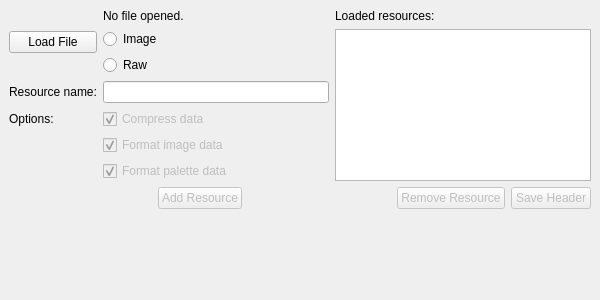
<?xml version="1.0" encoding="UTF-8"?>
<ui version="4.0">
 <class>MainWindow</class>
 <widget class="QMainWindow" name="MainWindow">
  <property name="geometry">
   <rect>
    <x>0</x>
    <y>0</y>
    <width>600</width>
    <height>300</height>
   </rect>
  </property>
  <property name="windowTitle">
   <string>Header file generator</string>
  </property>
  <widget class="QWidget" name="centralwidget">
   <property name="maximumSize">
    <size>
     <width>600</width>
     <height>300</height>
    </size>
   </property>
   <property name="layoutDirection">
    <enum>Qt::LeftToRight</enum>
   </property>
   <layout class="QGridLayout" name="gridLayout">
    <item row="0" column="1">
     <widget class="QLabel" name="lbl_opened_file">
      <property name="text">
       <string>No file opened.</string>
      </property>
     </widget>
    </item>
    <item row="1" column="1">
     <widget class="QRadioButton" name="radioBtn_image">
      <property name="text">
       <string>Image</string>
      </property>
     </widget>
    </item>
    <item row="4" column="1">
     <widget class="QCheckBox" name="chbx_compress">
      <property name="enabled">
       <bool>false</bool>
      </property>
      <property name="text">
       <string>Compress data</string>
      </property>
      <property name="checked">
       <bool>true</bool>
      </property>
     </widget>
    </item>
    <item row="5" column="1">
     <widget class="QCheckBox" name="chbx_format_img">
      <property name="enabled">
       <bool>false</bool>
      </property>
      <property name="text">
       <string>Format image data</string>
      </property>
      <property name="checked">
       <bool>true</bool>
      </property>
     </widget>
    </item>
    <item row="6" column="1">
     <widget class="QCheckBox" name="chbx_format_pal">
      <property name="enabled">
       <bool>false</bool>
      </property>
      <property name="text">
       <string>Format palette data</string>
      </property>
      <property name="checked">
       <bool>true</bool>
      </property>
     </widget>
    </item>
    <item row="3" column="1">
     <widget class="QLineEdit" name="txt_resource_name"/>
    </item>
    <item row="4" column="0">
     <widget class="QLabel" name="lbl_options">
      <property name="text">
       <string>Options:</string>
      </property>
     </widget>
    </item>
    <item row="3" column="0">
     <widget class="QLabel" name="lbl_resource_name">
      <property name="text">
       <string>Resource name:</string>
      </property>
     </widget>
    </item>
    <item row="2" column="1">
     <widget class="QRadioButton" name="radioBtn_raw">
      <property name="text">
       <string>Raw</string>
      </property>
     </widget>
    </item>
    <item row="0" column="0" rowspan="3">
     <widget class="QPushButton" name="btn_load_file">
      <property name="text">
       <string>Load File</string>
      </property>
     </widget>
    </item>
    <item row="1" column="2" rowspan="6">
     <widget class="QListView" name="lst_resources"/>
    </item>
    <item row="7" column="0" colspan="3">
     <layout class="QHBoxLayout" name="horizontalLayout">
      <item>
       <spacer name="horizontalSpacer_2">
        <property name="orientation">
         <enum>Qt::Horizontal</enum>
        </property>
        <property name="sizeHint" stdset="0">
         <size>
          <width>40</width>
          <height>20</height>
         </size>
        </property>
       </spacer>
      </item>
      <item>
       <widget class="QPushButton" name="btn_add_resource">
        <property name="enabled">
         <bool>false</bool>
        </property>
        <property name="text">
         <string>Add Resource</string>
        </property>
       </widget>
      </item>
      <item>
       <spacer name="horizontalSpacer">
        <property name="orientation">
         <enum>Qt::Horizontal</enum>
        </property>
        <property name="sizeHint" stdset="0">
         <size>
          <width>40</width>
          <height>20</height>
         </size>
        </property>
       </spacer>
      </item>
      <item>
       <widget class="QPushButton" name="btn_remove_resource">
        <property name="enabled">
         <bool>false</bool>
        </property>
        <property name="text">
         <string>Remove Resource</string>
        </property>
       </widget>
      </item>
      <item>
       <widget class="QPushButton" name="btn_save_header">
        <property name="enabled">
         <bool>false</bool>
        </property>
        <property name="maximumSize">
         <size>
          <width>120</width>
          <height>16777215</height>
         </size>
        </property>
        <property name="layoutDirection">
         <enum>Qt::LeftToRight</enum>
        </property>
        <property name="text">
         <string>Save Header</string>
        </property>
       </widget>
      </item>
     </layout>
    </item>
    <item row="10" column="0" colspan="3">
     <spacer name="verticalSpacer">
      <property name="orientation">
       <enum>Qt::Vertical</enum>
      </property>
      <property name="sizeHint" stdset="0">
       <size>
        <width>20</width>
        <height>40</height>
       </size>
      </property>
     </spacer>
    </item>
    <item row="0" column="2">
     <widget class="QLabel" name="lbl_loaded_resources">
      <property name="text">
       <string>Loaded resources:</string>
      </property>
     </widget>
    </item>
   </layout>
  </widget>
 </widget>
 <resources/>
 <connections/>
</ui>
